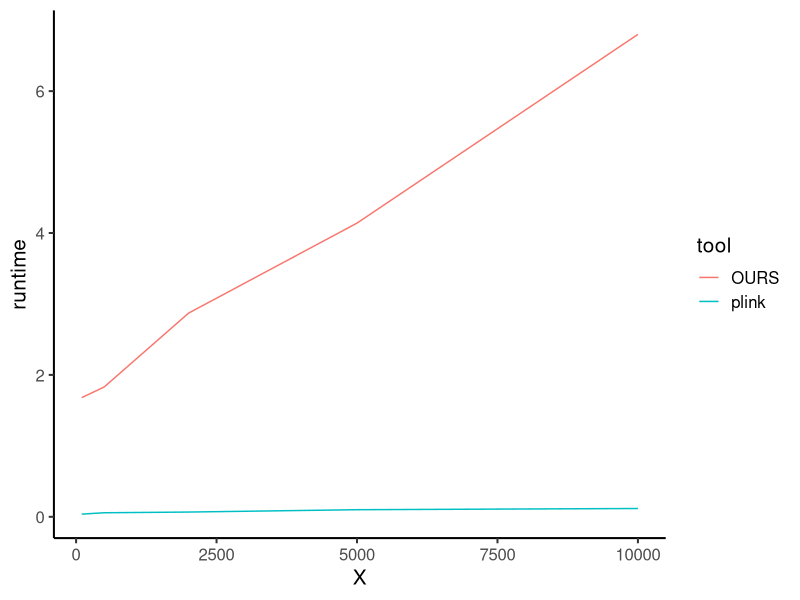
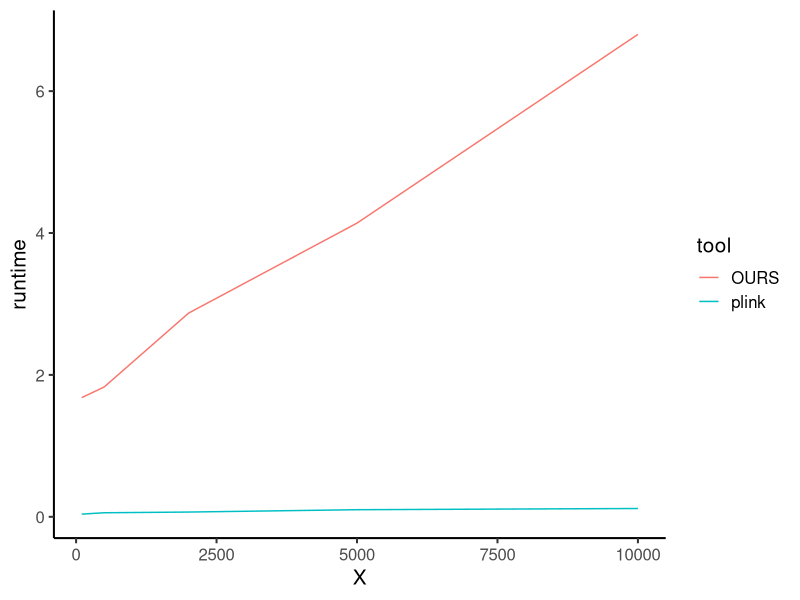

The R script that drew these images, in order:
library(data.table)
library(ggplot2)

df <- fread("big0.txt")
print(df)

ggplot(df, aes(x = X, y = runtime, group = tool, color = tool)) + 
	geom_line()+
  	theme_classic(base_size = 15)

ggsave(filename = "runtime.png")
